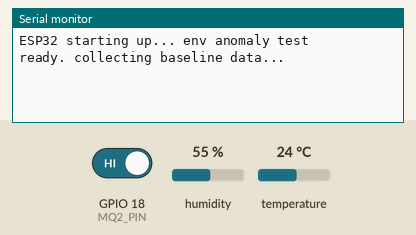
Simulated run of this sketch. Board: ESP32. Shown: the last lines printed to the serial monitor. The test bench sets the inputs (shaded band); at power-on: GPIO 18 (MQ2_PIN) HIGH, humidity 55 %, temperature 24 °C.

Above: at 1.7 s.
1.8 s: GPIO 18 (MQ2_PIN) driven LOW
7.6 s: GPIO 18 (MQ2_PIN) driven HIGH
13.4 s: humidity set to 22 %
At 17.1 s:
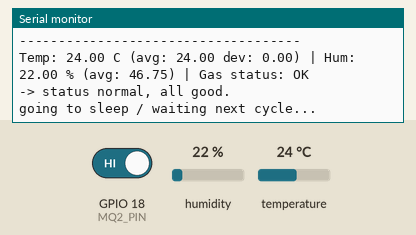
19.2 s: temperature set to 12 °C
At 21.3 s:
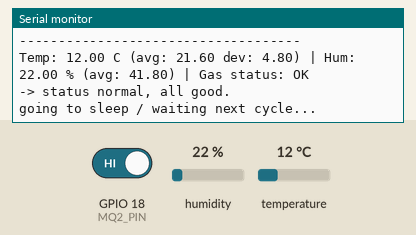
25.0 s: humidity set to 40 %
At 28.6 s:
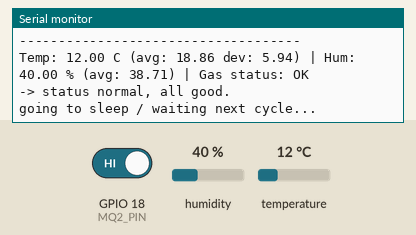
Timing chart, 0 to 30.1 s (numbered marks = the images above; inputs shaded):
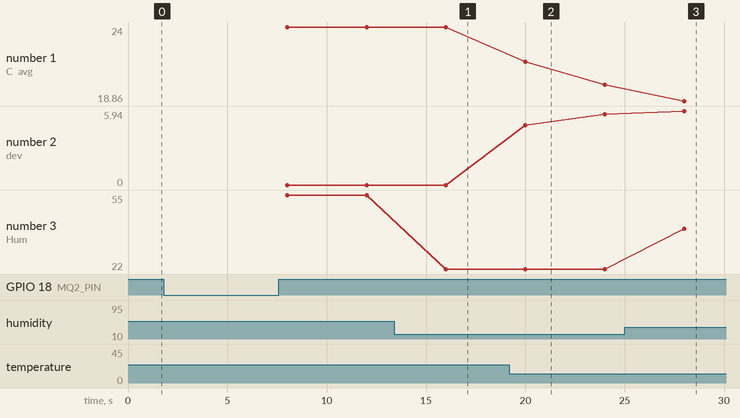

Measured:
- after the input at 13.4 s, the serial monitor: prints a new line after 2.6 s (image 1)
- after the input at 19.2 s, the serial monitor: prints a new line after 0.81 s (image 2)
- after the input at 25.0 s, the serial monitor: prints a new line after 3.0 s (image 3)
- plotted number 1: 24 → 20 after the input at 19.2 s
- plotted number 2: 0 → 5.66 after the input at 19.2 s
- plotted number 3: 55 → 22 after the input at 13.4 s, 22 → 40 after the input at 25.0 s

The sketch:

sketch.ino
```cpp
#include <DHT.h>

#define DHTPIN 21       // dht pin
#define DHTTYPE DHT22   // dht 22 sensor
#define MQ2_PIN 18      // gas sensor pin (digital out)

DHT dht(DHTPIN, DHTTYPE);

// timing for duty cycle / sampling
unsigned long sampleInterval = 4000;
unsigned long lastTime = 0;

// sliding window arrays for stats
const int WIN_SIZE = 10;
float temps[WIN_SIZE];
float hums[WIN_SIZE];
int head = 0;
bool full = false;

void setup() {
  Serial.begin(115200);
  delay(500);

  Serial.println("ESP32 starting up... env anomaly test");

  dht.begin();
  pinMode(MQ2_PIN, INPUT);

  // zero out arrays
  for(int i=0; i<WIN_SIZE; i++) {
    temps[i] = 0;
    hums[i] = 0;
  }

  Serial.println("ready. collecting baseline data...");
}

void loop() {
  unsigned long now = millis();

  // duty cycle check - dont read too fast
  if (now - lastTime >= sampleInterval) {
    lastTime = now;

    // read sensors
    float h = dht.readHumidity();
    float t = dht.readTemperature();
    int gas = digitalRead(MQ2_PIN);

    if (isnan(h) || isnan(t)) {
      Serial.println("Error reading dht sensor!!");
      return;
    }

    // store in window buffer
    temps[head] = t;
    hums[head] = h;

    head = (head + 1) % WIN_SIZE;
    if (head == 0) {
      full = true;
    }

    // calc mean
    float tSum = 0, hSum = 0;
    int n = full ? WIN_SIZE : head;

    for(int i=0; i<n; i++) {
      tSum += temps[i];
      hSum += hums[i];
    }

    float tMean = tSum / n;
    float hMean = hSum / n;

    // calc std dev
    float tVar = 0, hVar = 0;
    for(int i=0; i<n; i++) {
      tVar += pow(temps[i] - tMean, 2);
      hVar += pow(hums[i] - hMean, 2);
    }

    float tStd = sqrt(tVar / n);
    float hStd = sqrt(hVar / n);

    // anomaly check based on stats
    bool anomaly = false;
    String reason = "";

    if (full) {
      // thresholds
      float tThresh = (tStd < 0.2) ? 0.5 : (2.0 * tStd);
      float hThresh = (hStd < 0.5) ? 1.5 : (2.0 * hStd);

      if (abs(t - tMean) > tThresh) {
        anomaly = true;
        reason += "temp spike! ";
      }
      if (abs(h - hMean) > hThresh) {
        anomaly = true;
        reason += "humidity drop/spike! ";
      }
    }

    // mq2 gas check (low means triggered on this module)
    if (gas == LOW) {
      anomaly = true;
      reason += "gas detected! ";
    }

    // print output to serial monitor
    Serial.println("------------------------------------");
    Serial.print("Temp: "); Serial.print(t);
    Serial.print(" C (avg: "); Serial.print(tMean); Serial.print(" dev: "); Serial.print(tStd); Serial.print(") | ");
    Serial.print("Hum: "); Serial.print(h);
    Serial.print(" % (avg: "); Serial.print(hMean); Serial.print(") | ");
    Serial.print("Gas status: "); Serial.println(gas == LOW ? "ALERT" : "OK");

    if (anomaly) {
      Serial.print("-> ANOMALY FOUND: ");
      Serial.println(reason);
    } else {
      Serial.println("-> status normal, all good.");
    }

    Serial.println("going to sleep / waiting next cycle...");
  }
}
```
